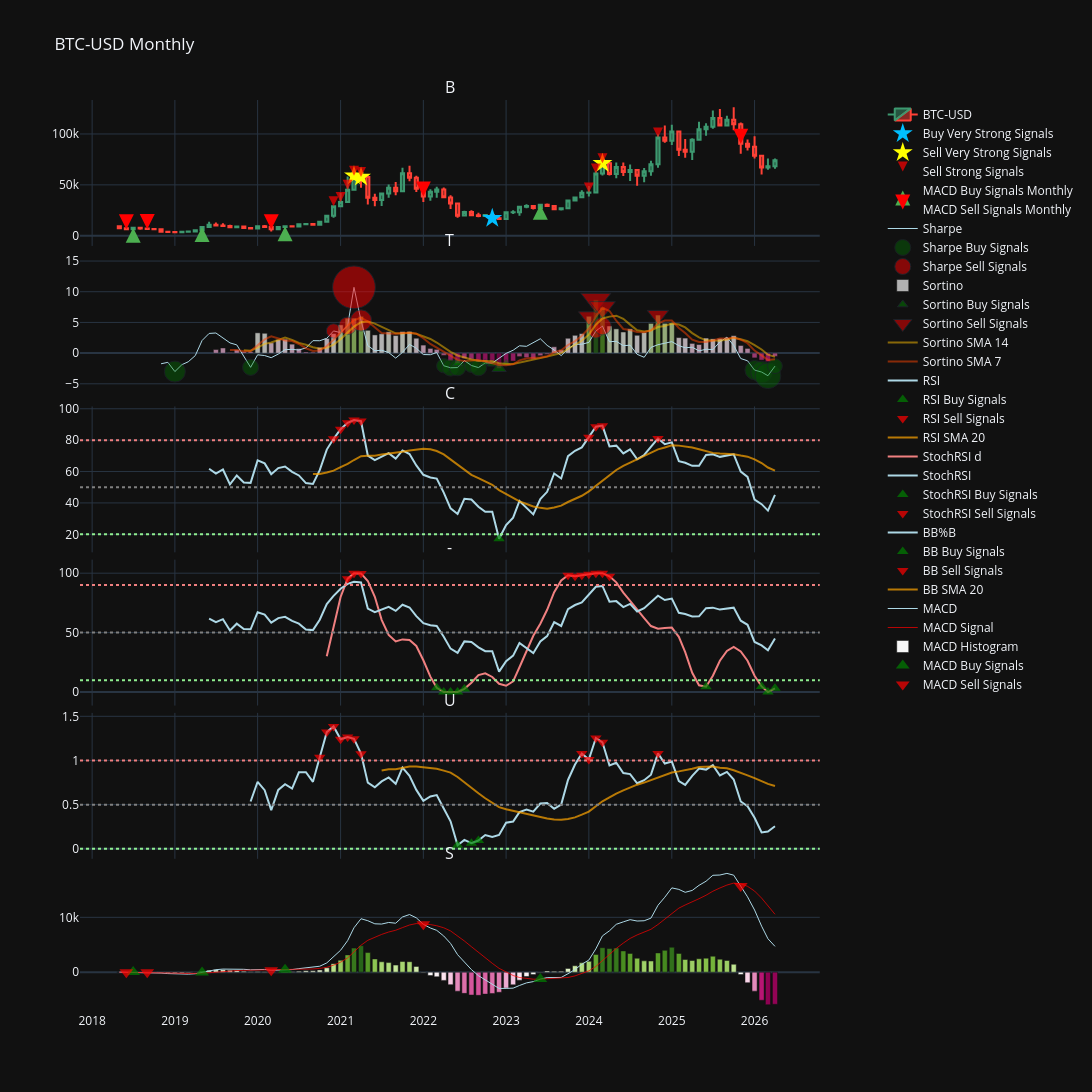

The notebook cell saved with this chart:
### Markdown cell above
Figure BTC Monthly

### Code cell
fig_btc_monthly = make_subplots(
    rows=6, cols=1,
    shared_xaxes=True,
    vertical_spacing=0.008,
    subplot_titles=('BTC-USD'),
    row_width=[1.0, 1.0, 1.0, 1.0, 1.0, 1.0],
    specs=[[{"secondary_y": True}], [{"secondary_y": True}], [{"secondary_y": True}], [{"secondary_y": True}], [{"secondary_y": True}], [{"secondary_y": True}]]
)

fig_btc_monthly.add_trace(go.Candlestick(
    x=btc_df_monthly.index,
    open=btc_df_monthly['Open']['BTC-USD'],
    high=btc_df_monthly['High']['BTC-USD'],
    low=btc_df_monthly['Low']['BTC-USD'],
    close=btc_df_monthly['Close']['BTC-USD'],
    name='BTC-USD',

), row=1, col=1)

fig_btc_monthly.add_trace(go.Scatter(
    x=btc_df_monthly.index[buy_sharpe_sortino_confirmed_monthly],
    y=btc_df_monthly['Close']['BTC-USD'][buy_sharpe_sortino_confirmed_monthly],
    mode='markers',
    marker=dict(size=15,
                color='#00BFFF',
                symbol='star'),
    showlegend=True,
    name='Buy Very Strong Signals'
), row=1, col=1)

fig_btc_monthly.add_trace(go.Scatter(
    x=btc_df_monthly.index[sell_sharpe_sortino_confirmed_monthly],
    y=btc_df_monthly['Close']['BTC-USD'][sell_sharpe_sortino_confirmed_monthly],
    mode='markers',
    marker=dict(size=15,
                color='#FFFF00',
                symbol='star'),
    showlegend=True,
    name='Sell Very Strong Signals'
), row=1, col=1)

fig_btc_monthly.add_trace(go.Scatter(
    x=btc_df_monthly.index[buy_combined_monthly],
    y=btc_df_monthly['Close']['BTC-USD'][buy_combined_monthly],
    mode='markers',
    marker=dict(size=10,
                color='blue',
                colorscale='PuRd',
                symbol='arrow-up'),
    opacity=0.7,
    showlegend=True,
    name='Buy Strong Signals'
), row=1, col=1)

fig_btc_monthly.add_trace(go.Scatter(
    x=btc_df_monthly.index[sell_combined_monthly],
    y=btc_df_monthly['Close']['BTC-USD'][sell_combined_monthly],
    mode='markers',
    marker=dict(size=10,
                color='red',
                colorscale='PuRd',
                symbol='arrow-down'),
    opacity=0.7,
    showlegend=True,
    name='Sell Strong Signals'
), row=1, col=1)


#------------------------MACD------------------------#


fig_btc_monthly.add_trace(go.Scatter(
    x=btc_df_monthly.index[btc_macd_buy_monthly],
    y=btc_df_monthly['Close']['BTC-USD'][btc_macd_buy_monthly],
    mode='markers',
    marker=dict(size=15,
                color='#4CAF50',
                symbol='arrow-up'),
    showlegend=True,
    name='MACD Buy Signals Monthly'
), row=1, col=1)


fig_btc_monthly.add_trace(go.Scatter(
    x=btc_df_monthly.index[btc_macd_sell_monthly],
    y=btc_df_monthly['Close']['BTC-USD'][btc_macd_sell_monthly],
    mode='markers',
    marker=dict(size=15,
                color='#FF0000',
                symbol='arrow-down'),
    showlegend=True,
    name='MACD Sell Signals Monthly'
), row=1, col=1)


#---------------------------------Sharpe Sortino -------------------------------------#


fig_btc_monthly.add_trace(go.Scatter(
    x=btc_sharpe_values_monthly.index,
    y=btc_sharpe_values_monthly,
    line=dict(color='lightblue', width=1),
    showlegend=True,
    name='Sharpe'
), row=2, col=1)

fig_btc_monthly.add_trace(go.Scatter(
    x=btc_sharpe_values_monthly[sharpe_buy_monthly].index,
    y=btc_sharpe_values_monthly[sharpe_buy_monthly],
    mode='markers',
    marker=dict(size=btc_sharpe_values_monthly[sharpe_buy_monthly].abs()*7,
                color='green',
                symbol='circle'),

    showlegend=True,
    opacity=0.5,
    name='Sharpe Buy Signals'
), row=2, col=1)

fig_btc_monthly.add_trace(go.Scatter(
    x=btc_sharpe_values_monthly[sharpe_sell_monthly].index,
    y=btc_sharpe_values_monthly[sharpe_sell_monthly],
    mode='markers',
    marker=dict(size=btc_sharpe_values_monthly[sharpe_sell_monthly].abs()*4,
                color='red',
                symbol='circle'),

    showlegend=True,
    opacity=0.7,
    name='Sharpe Sell Signals'
), row=2, col=1)

'''fig_btc_monthly.add_trace(go.Scatter(
    x=btc_sharpe_sma_14_monthly.index,
    y=btc_sharpe_sma_14_monthly,
    line=dict(color='purple', width=2),
    showlegend=True,
    opacity=0.7,
    name='Sharpe SMA 14'
), row=2, col=1)'''

fig_btc_monthly.add_trace(go.Bar(
    x=btc_sortino_values_monthly.index,
    y=btc_sortino_values_monthly,
    marker_color=btc_sortino_values_monthly,
    showlegend=True,
    opacity=0.7,
    name='Sortino'
), row=2, col=1)

fig_btc_monthly.add_trace(go.Scatter(
    x=btc_sortino_values_monthly[sortino_buy_monthly].index,
    y=btc_sortino_values_monthly[sortino_buy_monthly],
    mode='markers',
    marker=dict(size=btc_sortino_values_monthly[sortino_buy_monthly].abs()*5,
                color='green',
                symbol='triangle-up'),

    showlegend=True,
    opacity=0.7,
    name='Sortino Buy Signals'
), row=2, col=1)

fig_btc_monthly.add_trace(go.Scatter(
    x=btc_sortino_values_monthly[sortino_sell_monthly].index,
    y=btc_sortino_values_monthly[sortino_sell_monthly],
    mode='markers',
    marker=dict(size=btc_sortino_values_monthly[sortino_sell_monthly].abs()*3,
                color='red',
                symbol='triangle-down'),
    showlegend=True,
    opacity=0.7,
    name='Sortino Sell Signals'
), row=2, col=1)

fig_btc_monthly.add_trace(go.Scatter(
    x=btc_sortino_sma_14_monthly.index,
    y=btc_sortino_sma_14_monthly,
    line=dict(color='#FFBF00', width=2),
    showlegend=True,
    opacity=0.5,
    name='Sortino SMA 14'
), row=2, col=1)

fig_btc_monthly.add_trace(go.Scatter(
    x=btc_sortino_sma_7_monthly.index,
    y=btc_sortino_sma_7_monthly,
    line=dict(color='#FF4500', width=2),
    showlegend=True,
    opacity=0.5,
    name='Sortino SMA 7'
), row=2, col=1)

#----------------------------RSI-----------------------------#


fig_btc_monthly.add_trace(go.Scatter(
    x=btc_rsi_values_monthly.index,
    y=btc_rsi_values_monthly,
    line=dict(color='lightblue', width=2),
    showlegend=True,
    name='RSI'
), row=3, col=1)

fig_btc_monthly.add_trace(go.Scatter(
    x=btc_rsi_values_monthly[btc_rsi_buy_monthly].index,
    y=btc_rsi_values_monthly[btc_rsi_buy_monthly],
    mode='markers',
    marker=dict(size=10,
                color='green',
                symbol='triangle-up'),
    showlegend=True,
    opacity=0.7,
    name='RSI Buy Signals'
), row=3, col=1)

fig_btc_monthly.add_trace(go.Scatter(
    x=btc_rsi_values_monthly[btc_rsi_sell_monthly].index,
    y=btc_rsi_values_monthly[btc_rsi_sell_monthly],
    mode='markers',
    marker=dict(size=10,
                color='red',
                symbol='triangle-down'),
    showlegend=True,
    opacity=0.7,
    name='RSI Sell Signals'
), row=3, col=1)

fig_btc_monthly.add_trace(go.Scatter(
    x=rsi_sma_20_monthly.index,
    y=rsi_sma_20_monthly,
    line=dict(color='orange', width=2),
    opacity=0.7,
    showlegend=True,
    name='RSI SMA 20'
), row=3, col=1)

fig_btc_monthly.add_hline(y=20, line_dash="dot", line_color="lightgreen", row=3, col=1)
fig_btc_monthly.add_hline(y=50, line_dash="dot", line_color="gray", row=3, col=1)
fig_btc_monthly.add_hline(y=80, line_dash="dot", line_color="lightcoral", row=3, col=1)


#--------------------------------Stoch Rsi------------------------------------#

fig_btc_monthly.add_trace(go.Scatter(
    x=btc_stochrsi_values_monthly['d'].index,
    y=btc_stochrsi_values_monthly['d'],
    line=dict(color='lightcoral', width=2),
    showlegend=True,
    name='StochRSI d'
), row=4, col=1)

fig_btc_monthly.add_trace(go.Scatter(
    x=btc_rsi_values_monthly.index,
    y=btc_rsi_values_monthly,
    line=dict(color='lightblue', width=2),
    showlegend=True,
    name='StochRSI'
), row=4, col=1)

fig_btc_monthly.add_trace(go.Scatter(
    x=btc_stochrsi_values_monthly['d'][btc_stochrsi_buy_monthly].index,
    y=btc_stochrsi_values_monthly['d'][btc_stochrsi_buy_monthly],
    mode='markers',
    marker=dict(size=10,
                color='green',
                symbol='triangle-up'),
    showlegend=True,
    opacity=0.7,
    name='StochRSI Buy Signals'
), row=4, col=1)

fig_btc_monthly.add_trace(go.Scatter(
    x=btc_stochrsi_values_monthly['d'][btc_stochrsi_sell_monthly].index,
    y=btc_stochrsi_values_monthly['d'][btc_stochrsi_sell_monthly],
    mode='markers',
    marker=dict(size=10,
                color='red',
                symbol='triangle-down'),
    showlegend=True,
    opacity=0.7,
    name='StochRSI Sell Signals'
), row=4, col=1)

fig_btc_monthly.add_hline(y=10, line_dash="dot", line_color="lightgreen", row=4, col=1)
fig_btc_monthly.add_hline(y=50, line_dash="dot", line_color="gray", row=4, col=1)
fig_btc_monthly.add_hline(y=90, line_dash="dot", line_color="lightcoral", row=4, col=1)

#---------------------------------BB%B----------------------------#

fig_btc_monthly.add_trace(go.Scatter(
    x=btc_bb_values_monthly.index,
    y=btc_bb_values_monthly,
    line=dict(color='lightblue', width=2),
    showlegend=True,
    name='BB%B'
), row=5, col=1)

fig_btc_monthly.add_trace(go.Scatter(
    x=btc_bb_values_monthly[btc_bb_buy_monthly].index,
    y=btc_bb_values_monthly[btc_bb_buy_monthly],
    mode='markers',
    marker=dict(size=10,
                color='green',
                symbol='triangle-up'),
    showlegend=True,
    opacity=0.7,
    name='BB Buy Signals'
), row=5, col=1)

fig_btc_monthly.add_trace(go.Scatter(
    x=btc_bb_values_monthly[btc_bb_sell_monthly].index,
    y=btc_bb_values_monthly[btc_bb_sell_monthly],
    mode='markers',
    marker=dict(size=10,
                color='red',
                symbol='triangle-down'),
    showlegend=True,
    opacity=0.7,
    name='BB Sell Signals'
), row=5, col=1)

fig_btc_monthly.add_trace(go.Scatter(
    x=bb_sma_20_monthly.index,
    y=bb_sma_20_monthly,
    line=dict(color='orange', width=2),
    opacity=0.7,
    showlegend=True,
    name='BB SMA 20'
), row=5, col=1)

fig_btc_monthly.add_hline(y=0, line_dash="dot", line_color="lightgreen", row=5, col=1)
fig_btc_monthly.add_hline(y=0.50, line_dash="dot", line_color="gray", row=5, col=1)
fig_btc_monthly.add_hline(y=1, line_dash="dot", line_color="lightcoral", row=5, col=1)

#------------------------------MACD--------------------------#

fig_btc_monthly.add_trace(go.Scatter(
    x=btc_macd_values_monthly['macd'].index,
    y=btc_macd_values_monthly['macd'],
    line=dict(color='lightblue', width=1),
    showlegend=True,
    name='MACD'
), row=6, col=1)

fig_btc_monthly.add_trace(go.Scatter(
    x=btc_macd_values_monthly['signal'].index,
    y=btc_macd_values_monthly['signal'],
    line=dict(color='red', width=1),
    opacity=0.7,
    showlegend=True,
    name='MACD Signal'
), row=6, col=1)

fig_btc_monthly.add_trace(go.Bar(
    x=btc_macd_values_monthly['histogram'].index,
    y=btc_macd_values_monthly['histogram'],
    marker_color=btc_macd_values_monthly['histogram'],
    showlegend=True,
    name='MACD Histogram'
), row=6, col=1)

fig_btc_monthly.add_trace(go.Scatter(
    x=btc_macd_values_monthly['macd'][btc_macd_buy_monthly].index,
    y=btc_macd_values_monthly['macd'][btc_macd_buy_monthly],
    mode='markers',
    marker=dict(size=12,
                color='green',
                symbol='triangle-up'),
    showlegend=True,
    opacity=0.7,
    name='MACD Buy Signals'
), row=6, col=1)

fig_btc_monthly.add_trace(go.Scatter(
    x=btc_macd_values_monthly['macd'][btc_macd_sell_monthly].index,
    y=btc_macd_values_monthly['macd'][btc_macd_sell_monthly],
    mode='markers',
    marker=dict(size=12,
                color='red',
                symbol='triangle-down'),
    showlegend=True,
    opacity=0.7,
    name='MACD Sell Signals'
), row=6, col=1)


fig_btc_monthly.update_layout(
    title='BTC-USD Monthly',
    height=1200,
    width=1600,
    showlegend=True,
    xaxis_rangeslider_visible=False,
    template='plotly_dark'
)

fig_btc_monthly.show()
